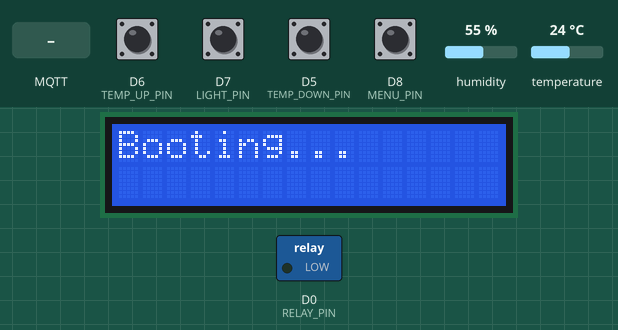
Simulated run of this sketch. Board: ESP8266 (NodeMCU). On the bench: 16×2 character LCD, switched loads named in the sketch (green lamp = pin HIGH). The inputs (shaded band) are chosen by the test bench; at power-on: D5 (TEMP_DOWN_PIN), D6 (TEMP_UP_PIN), D7 (LIGHT_PIN), D8 (MENU_PIN) HIGH, humidity 55 %, temperature 24 °C. WiFi joins after 1.5 s; servers stay silent unless stated; EEPROM starts erased; no MQTT or app messages arrive unless stated; what the sketch prints to the serial monitor is not drawn.

Above: at 2.7 s.
2.8 s: D6 (TEMP_UP_PIN) pulled LOW for 0.15 s
At 4.1 s:
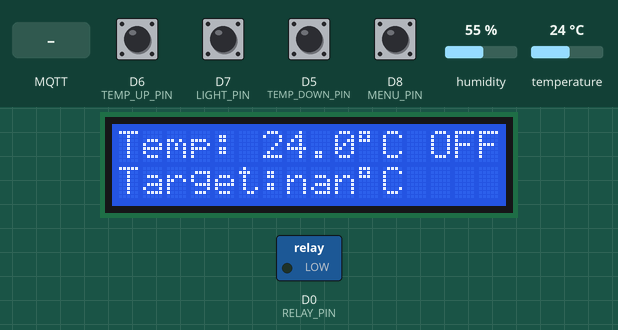
4.4 s: MQTT message "ON" arrives on the first subscribed topic
At 4.8 s:
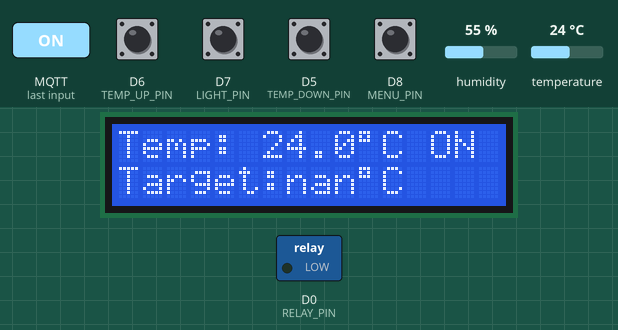
5.9 s: MQTT message "ON" arrives on the third subscribed topic
At 6.5 s:
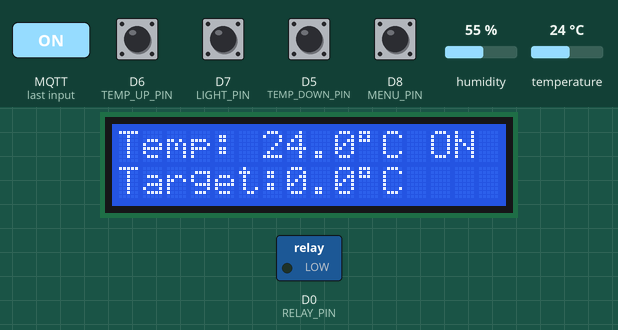
7.5 s: MQTT message "0" arrives on the first subscribed topic
At 8.2 s:
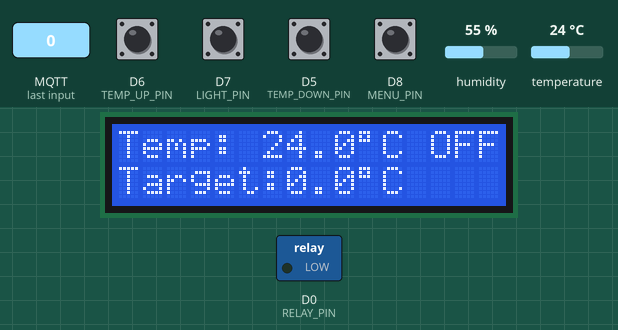
9.0 s: D5 (TEMP_DOWN_PIN) pulled LOW for 0.15 s
At 9.9 s:
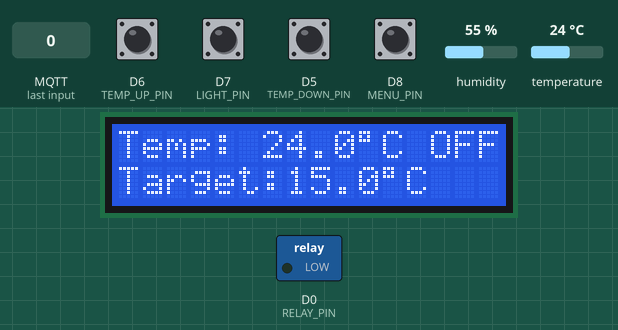
10.6 s: D6 (TEMP_UP_PIN) pulled LOW for 1 s
At 27.0 s:
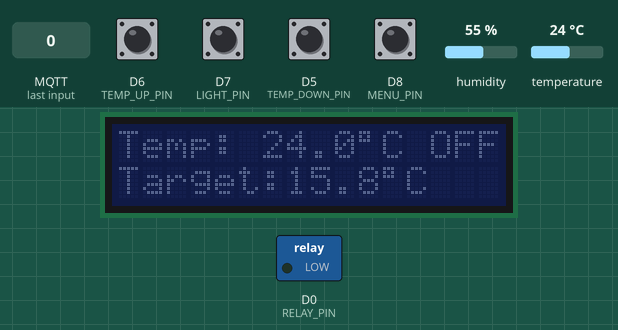
Timing chart, 0 to 28.1 s (numbered marks = the images above; inputs shaded):
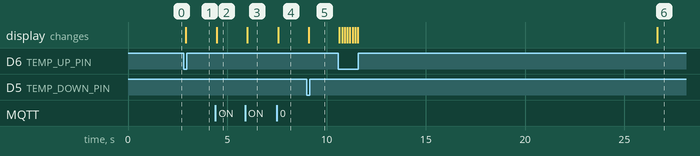

The sketch:

thermostat.ino
```cpp
#include <ESP8266WiFi.h>
#include <ESP8266mDNS.h>
#include <WiFiUdp.h>
#include <ArduinoOTA.h>

#include <PubSubClient.h>
#include <ArduinoJson.h>

#ifdef ESP32
#pragma message(THIS EXAMPLE IS FOR ESP8266 ONLY!)
#error Select ESP8266 board.
#endif

#include "DHT.h"

//https://lastminuteengineers.com/esp8266-i2c-lcd-tutorial/#adjusting-the-lcd-contrast
#include <LiquidCrystal_I2C.h>

#include <EEPROM.h>

LiquidCrystal_I2C lcd(0x27,16,2); // connect SDA to D2 and SCL to D1

/************************* WiFi Access Point *********************************/
const char* ota_password       = "CHANGEME SELECT A PASSWORD FOR OTA";
const char* ssid               = "CHANGEME WIFI SSID";
const char* password           = "CHANGEME WIFI PASSWORD";
const char* mqtt_server        = "CHANGEME MQTT SERVER ADDRESS";
const char* mqtt_username      = "CHANGEME MQTT USERNAME";
const char* mqtt_password      = "CHANGEME MQTT PASSWORD";
#define DEVICE_ID                "thermostat1"

float hysteresisThesholdTop    = 0.8;
float hysteresisThesholdBottom = 0.3;
float targetTemperature        = 0.0;
float currentTemperature       = 0.0;
float currentHumidity          = 0.0;
float setTemperatureStep       = 0.1;
float maxTemperature           = 25.0;
float minTemperature           = 15.0;

boolean powerMode              = false;    //after power outage reset remote to these settings.

#define MQTT_PUBLISH_INTERVAL    60000
#define LCD_BACKLIGHT_INTERVAL   15000

#define RELAY_PIN D0
#define DHT_PIN D4
#define TEMP_DOWN_PIN D5
#define TEMP_UP_PIN D6
#define LIGHT_PIN D7
#define MENU_PIN D8

#define DHTTYPE DHT22
DHT dht(DHT_PIN, DHTTYPE);

WiFiClient espClient;
PubSubClient client(espClient);

unsigned long lastLCDBacklight = 0;
bool statusLCDBacklight = true;

// MQTT
unsigned long lastMsg = 0;
byte willQoS = 0;
#define OFFLINE_MESSAGE "Offline"
#define ONLINE_MESSAGE "Online"

#define GET_DATA_TOPIC  DEVICE_ID "/data"

#define LWT_TOPIC              DEVICE_ID "/LWT"

#define POWER_TOPIC            DEVICE_ID "/power/set"
#define MODE_TOPIC             DEVICE_ID "/mode/set"
#define SET_TEMPERATURE_TOPIC  DEVICE_ID "/temperature/set"

int eepromAddr = 0;
int buttonUpState = HIGH;
int buttonDownState = HIGH;
int buttonLightState = HIGH;
int buttonMenuState = HIGH;
bool targetToBeSaved = false;

void setup() {
  Serial.println("Booting");
  EEPROM.begin(512);

  pinMode(RELAY_PIN, OUTPUT);
  pinMode (TEMP_UP_PIN, INPUT_PULLUP);
  pinMode (TEMP_DOWN_PIN, INPUT_PULLUP);
  pinMode (LIGHT_PIN, INPUT_PULLUP);
  pinMode (MENU_PIN, INPUT_PULLUP);

  Serial.begin(9600);
  lcd.init();
  lcd.clear();
  lcd.backlight();
  lcd.print("Booting...");

  targetTemperature = loadTargetTemperature();

  dht.begin();

  setup_wifi();

  client.setServer(mqtt_server, 1883);
  client.setCallback(mqttCallback);

  readTemperature();
}


void loop() {
  ArduinoOTA.handle();

  // handle relay before MQTT connection
  unsigned long now = millis();
  if (now - lastMsg > MQTT_PUBLISH_INTERVAL) {
    lastMsg = now;
    readTemperature();
    checkTargetTemperature();
    // Send data via MQTT
    sendValues();
    if (targetToBeSaved) {
      saveTargetTemperature(targetTemperature);
    }
    printOnLCD(false);
  }

  if (statusLCDBacklight == true && now - lastLCDBacklight > LCD_BACKLIGHT_INTERVAL) {
    statusLCDBacklight = false;
    lcd.noBacklight();
  }

  if (statusLCDBacklight == true) {
    lcd.backlight();
  }


  buttonLightState = digitalRead(LIGHT_PIN);
  if (buttonLightState == LOW) {
    Serial.println("LIGHT");
    printOnLCD(true);
  }


  buttonMenuState = digitalRead(MENU_PIN);
  if (buttonMenuState == LOW) {
    // TODO
    // printOnLCD(true);
  }

  buttonUpState = digitalRead(TEMP_UP_PIN);
  if (buttonUpState == LOW) {
    targetTemperature += setTemperatureStep;
    if (targetTemperature > maxTemperature) {
      targetTemperature = maxTemperature;
    }
    targetToBeSaved = true;
    printOnLCD(true);
  }

  buttonDownState = digitalRead(TEMP_DOWN_PIN);
  if (buttonDownState == LOW) {
    targetTemperature -= setTemperatureStep;
    if (targetTemperature < minTemperature) {
      targetTemperature = minTemperature;
    }
    targetToBeSaved = true;
    printOnLCD(true);
  }

  if (!client.connected()) {
    reconnect();
  }
  client.loop();

  delay(100);
}

void mqttCallback(char* topic, byte* payload, unsigned int length) {
  Serial.print("Message arrived [");
  Serial.print(topic);
  Serial.print("] ");
  String receivedMessage;
  for (int i = 0; i < length; i++) {
    Serial.print((char)payload[i]);
    receivedMessage += (char)payload[i];
  }
  Serial.println();


  if (strcmp(topic, POWER_TOPIC) == 0) {
      if(receivedMessage.equals("ON")) {
        powerMode = true;
      } else {
        powerMode = false;
      }
  }

  if (strcmp(topic, SET_TEMPERATURE_TOPIC) == 0) {
    targetTemperature = receivedMessage.toFloat();
    saveTargetTemperature(targetTemperature);
  }
  lastMsg = 0;

  printOnLCD(true);
}

void saveTargetTemperature(float temperature) {
  EEPROM.put(eepromAddr, temperature);
  EEPROM.commit();
  targetToBeSaved = false;
}

float loadTargetTemperature() {
  // read a byte from the current address of the EEPROM
  float value = minTemperature;
  EEPROM.get(eepromAddr, value);

  Serial.print(eepromAddr);
  Serial.print("\t");
  Serial.print(value, DEC);
  Serial.println();

//  // advance to the next address of the EEPROM
//  eepromAddr = eepromAddr + 1;
//
//  // there are only 512 bytes of EEPROM, from 0 to 511, so if we're
//  // on address 512, wrap around to address 0
//  if (eepromAddr == 512) { eepromAddr = 0; }
  return value;
}

void printOnLCD(bool backlight) {
  lcd.clear();

  if (backlight == true) {
    statusLCDBacklight = true;
    lastLCDBacklight = millis();
  }

  lcd.print("Temp: " + String(currentTemperature, 1) + (char)223 + "C");

  lcd.setCursor(13, 0);
  lcd.print(powerMode == true ? "ON" : "OFF");

  lcd.setCursor(0,1);   //Move cursor to character 2 on line 1
  lcd.print("Target:" + String(targetTemperature, 1) + (char)223 + "C");

  Serial.println("Temp: " + String(currentTemperature, 1) + "C");
  Serial.println("Target:" + String(targetTemperature, 1) + "C");
  Serial.print("POWER: ");
  Serial.println(powerMode == true ? "ON" : "OFF");

}

void readTemperature() {
  currentHumidity = dht.readHumidity();
  currentTemperature = dht.readTemperature();

  if (isnan(currentHumidity) || isnan(currentTemperature)) {
    Serial.println(F("Failed to read from DHT sensor!"));
  }
  Serial.print(F("Humidity: "));
  Serial.print(currentHumidity);
  Serial.print(F("%  Temperature: "));
  Serial.print(currentTemperature);
  Serial.println();
}

void sendValues() {
  DynamicJsonBuffer jsonBuffer;
  JsonObject& payload = jsonBuffer.createObject();
  payload["device_id"] = DEVICE_ID;
  if (isnan(currentHumidity) || isnan(currentTemperature)) {
    payload["temperature"] = (char*)NULL;
    payload["humidity"] = (char*)NULL;
  } else {
    payload["temperature"] = currentTemperature;
    payload["humidity"] = currentHumidity;
  }
  payload["targetTemperature"] = targetTemperature;
  String sPayload;
  payload.printTo(sPayload);
  char * cPayload = &sPayload[0u];

  client.publish(GET_DATA_TOPIC, cPayload);
}

void checkTargetTemperature(void) {
  float epsilon = 0.001;
  Serial.print("real bottom target: ");
  Serial.println(targetTemperature - hysteresisThesholdBottom);

  if (powerMode == false && currentTemperature <= targetTemperature + hysteresisThesholdBottom + epsilon) {
    heatOn();
  }

  if (powerMode == true && ((currentTemperature >= targetTemperature + hysteresisThesholdTop + epsilon)
  )) {
    heatOff();
  }
}

void heatOn() {
  Serial.println(F("Heat On "));
  powerMode = true;
  digitalWrite(RELAY_PIN, HIGH);
}

void heatOff() {
  Serial.println(F("Heat Off "));
  powerMode = false;
  digitalWrite(RELAY_PIN, LOW);
}

void setup_wifi() {
  WiFi.mode(WIFI_STA);
  WiFi.begin(ssid, password);
  while (WiFi.waitForConnectResult() != WL_CONNECTED) {
    Serial.println("Connection Failed! Rebooting...");
    delay(5000);
    ESP.restart();
  }

  // Port defaults to 8266
  // ArduinoOTA.setPort(8266);

  // Hostname defaults to esp8266-[ChipID]
  ArduinoOTA.setHostname(DEVICE_ID);

  // No authentication by default
  ArduinoOTA.setPassword(ota_password);

  ArduinoOTA.onStart([]() {
    Serial.println("Start");
  });
  ArduinoOTA.onEnd([]() {
    Serial.println("\nEnd");
  });
  ArduinoOTA.onProgress([](unsigned int progress, unsigned int total) {
    Serial.printf("Progress: %u%%\r", (progress / (total / 100)));
  });
  ArduinoOTA.onError([](ota_error_t error) {
    Serial.printf("Error[%u]: ", error);
    if (error == OTA_AUTH_ERROR) Serial.println("Auth Failed");
    else if (error == OTA_BEGIN_ERROR) Serial.println("Begin Failed");
    else if (error == OTA_CONNECT_ERROR) Serial.println("Connect Failed");
    else if (error == OTA_RECEIVE_ERROR) Serial.println("Receive Failed");
    else if (error == OTA_END_ERROR) Serial.println("End Failed");
  });
  ArduinoOTA.begin();
  Serial.println("Ready");
  Serial.print("IP address: ");
  Serial.println(WiFi.localIP());
}

void reconnect() {
  while (!client.connected()) {
    Serial.print("Attempting MQTT connection...");
    if (client.connect(DEVICE_ID, mqtt_username, mqtt_password, LWT_TOPIC, willQoS, true, OFFLINE_MESSAGE)) {
      Serial.println("connected");

      client.subscribe(POWER_TOPIC);
      client.subscribe(MODE_TOPIC);
      client.subscribe(SET_TEMPERATURE_TOPIC);

      client.publish(LWT_TOPIC, ONLINE_MESSAGE, true);
    } else {
      Serial.print("failed, rc=");
      Serial.print(client.state());
      Serial.println(" try again in 5 seconds");
      delay(5000);
    }
  }
}
```

Measured:
- after the input at 2.8 s, the display: changes after 0.11 s (image 1)
- after the input at 4.4 s, the display: changes after 0.06 s (image 2)
- after the input at 5.9 s, the display: changes after 0.11 s (image 3)
- after the input at 7.5 s, the display: changes after 0.05 s (image 4)
- after the input at 9.0 s, the display: changes after 0.10 s (image 5)
- after the input at 10.6 s, the display: first changes after 0.05 s (image 6 shows a later state)
